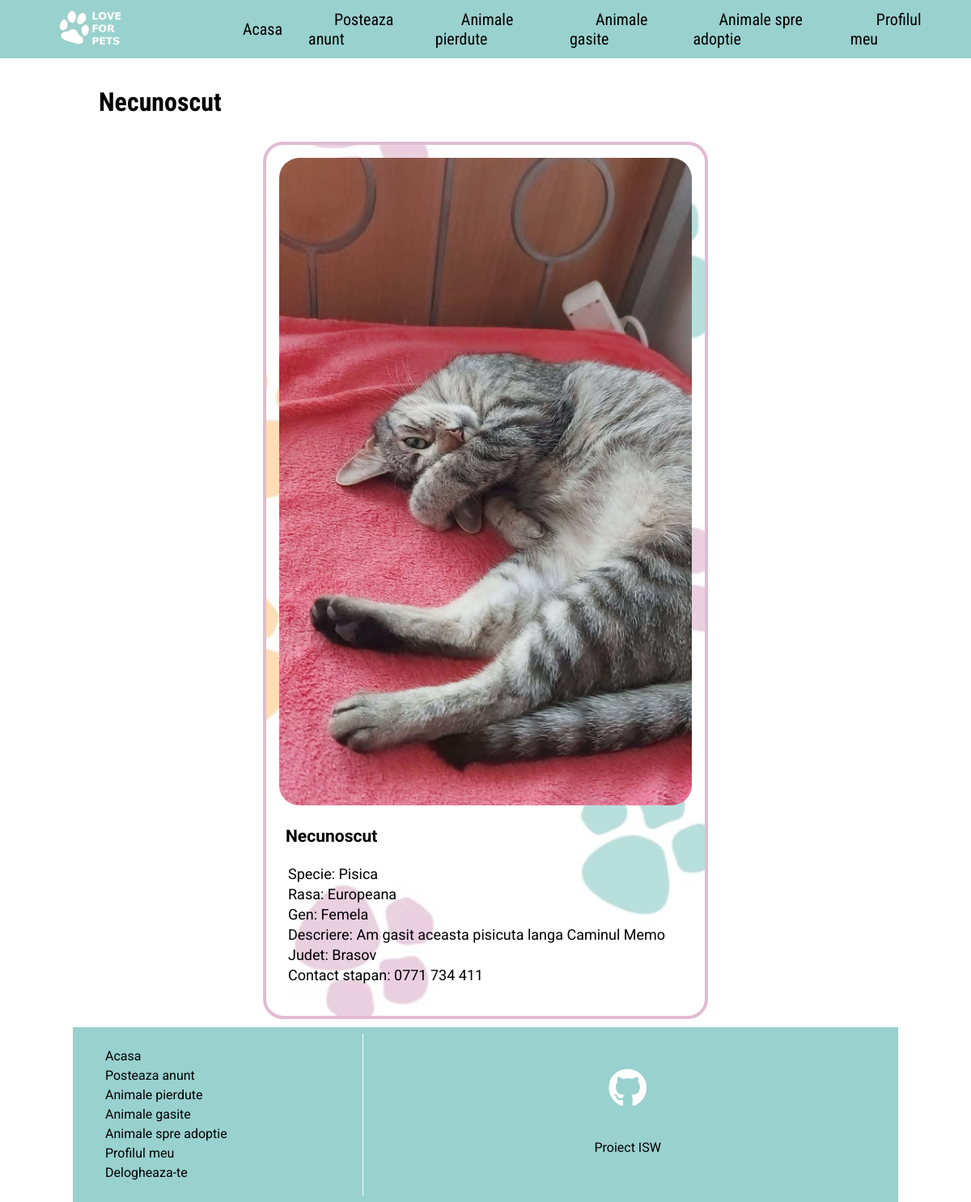
Screenshot of /foundinfo.php?id=5 (signed in) with the database file from the repository.
### tables this page shows
CREATE TABLE `found` (
  `name` varchar(101) NOT NULL,
  `species` varchar(101) NOT NULL,
  `breed` varchar(101) NOT NULL,
  `gen` varchar(101) NOT NULL,
  `description` varchar(101) NOT NULL,
  `city` varchar(101) NOT NULL,
  `date` varchar(101) NOT NULL,
  `image` varchar(601) NOT NULL,
  `id` int(101) NOT NULL,
  `contact` varchar(101) NOT NULL
);

### foundinfo.php (the view, shortened to what this page needs)
<!DOCTYPE html>
<html lang="en">
<head>
    <link rel="stylesheet" href="https://use.fontawesome.com/releases/v5.1.0/css/all.css">
    <link rel="stylesheet" href="style.css">
</head>
<body>
    <nav>
        <div id="logo-img">
            <a href="index.php">
                <img src="img/logo.png">
            </a>
        </div>
        <ul>
            <li>
                <a href="index.php">Acasa</a>
            </li>
            <li>
                <a href="#report">Posteaza anunt</a>
            </li>
            <li>
                <a href="lost.php">Animale pierdute</a>
            </li>
            <li>
                <a href="found.php">Animale gasite</a>
            </li>
            <li>
                <a href="adopt.php">Animale spre adoptie</a>
            </li>
            <li>
                <a href="profile.php">Profilul meu</a>
            </li>
        </ul>
    </nav>
    <main>
        <br><br><br><br>
        <?php
        $id = $_GET['id'];
        $con = mysqli_connect('localhost', 'root', '', 'iswproject');
        $count = "SELECT * FROM found where id=?";
        if ($stmt = $con->prepare($count)) {
            $stmt->bind_param('i', $id);
            $stmt->execute();
            $result = $stmt->get_result();
            $row = $result->fetch_object();
            echo '<h2 class="section-heading">';
            echo $row->name;
            echo '</h2>';
            echo '<section> ';
            echo '<div class="card-separate">
            <div class="card-image-separate">'; ?>
            <img src="img/found/<?php echo $row->image; ?>" alt="Card Image">
            <?php echo "</a> </div>";
            echo '<div class="card-description-separate">
            <h3>'; ?> <?php echo $row->name; ?> <?php echo '</h3> </a>';
            echo "<table>";
            echo "<tr>";
            echo "<td> Specie: " . $row->species . "</td>";
            echo "</tr>";
            echo "<tr>";
            echo "<td> Rasa: " . $row->breed . "</td>";
            echo "</tr>";
            echo "<tr>";
            echo "<td> Gen: " . $row->gen . "</td>";
            echo "</tr>";
            echo "<tr>";
            echo "<td> Descriere: " . $row->description . "</td>";
            echo "</tr>";
            echo "<tr>";
            echo "<td> Judet: " . $row->city . "</td>";
            echo "</tr>";
            echo "<tr>";
            echo "<td> Contact stapan: " . $row->contact . "</td>";
            echo "</tr>";
            echo "</table>";
            echo "<br>";
            echo '</div> </div>';
        } else {
            echo $con->error;
        }
        ?>
        </section>
        <footer>
            <div id="left-footer">
                <p>
                <ul>
                    <li>
                        <a href="index.php">Acasa</a>
                    </li>
                    <li>
                        <a href="#report">Posteaza anunt</a>
                    </li>
                    <li>
                        <a href="lost.php">Animale pierdute</a>
                    </li>
                    <li>
                        <a href="found.php">Animale gasite</a>
                    </li>
                    <li>
                        <a href="adopt.php">Animale spre adoptie</a>
                    </li>
                    <li>
                        <a href="profile.php">Profilul meu</a>
                    </li>
                    <li>
                        <a href="logout.php">Delogheaza-te</a>
                    </li>
                </ul>
                </p>
            </div>
            <div id="right-footer">
                <div id="social-media-footer">
                    <ul>
                        <li>
                            <a href="https://github.com/andreea-alexuta/ISWproject">
                                <i class="fab fa-github"></i>
                            </a>
                        </li>
                    </ul>
                </div>
                <p>Proiect ISW</p>
            </div>
        </footer>
    </main>
</body>
</html>

### style.css (style rules this page uses)
* { scroll-behavior: smooth; }
body { font-family: "Roboto", sans-serif; margin: 0; }
p { line-height: 1.5; }
main { margin: 0 auto; }
a { text-decoration: none; color: black; }
section { display: flex; justify-content: space-around; flex-wrap: wrap; }
.section-heading { font-size: 32px; font-family: "Roboto Condensed", sans-serif; transition: all 0.4s; display: inline-block; padding: 4px 32px; }
nav { height: 72px; background: #99d1ce; width: 100%; margin: 0; position: fixed; font-family: "Roboto Condensed", sans-serif; font-size: 20px; display: flex; justify-content: space-between; padding: 0 16px 0 0; box-sizing: border-box; z-index: 100; }
nav a { padding: 0 32px; color: black; transition: 0.4s; }
nav ul { display: flex; list-style: none; justify-content: space-around; align-items: center; height: 100%; margin: 0; }
#logo-img { display: flex; height: 100%; background: #99d1ce; padding: 0 32px; align-items: center; color: white; transition: 0.4s; }
#logo-img img { height: 100px; }
footer { background: #99d1ce; padding: 8px; color: black; display: flex; }
footer a { color: black; }
footer #left-footer { flex: 1; border-right: 1px solid #ffffff; padding-left: 32px; }
footer #left-footer ul { padding: 0; list-style: none; line-height: 1.5; }
footer #right-footer { flex: 2; padding: 8px; text-align: center; }
footer #social-media-footer a .fa-github { color: white; transition: 0.4s; }
footer #social-media-footer ul { display: flex; list-style: none; justify-content: center; padding: 0; }
footer #social-media-footer ul li { font-size: 48px; padding: 16px; transition: 0.4s; }
@media (min-width: 720px) { main { width: 95%; } }
@media (min-width: 720px) { .card-separate { width: 50%; } }
@media (min-width: 720px) { .card-separate .card-image-separate img { width: 100%; height: auto; max-height: 800px; } }
@media (min-width: 1200px) { main { width: 85%; } }
.card-separate { padding: 16px; background: url("img/card.png"); background-size: cover; background-position: center; border: 4px solid #e1bbd2; border-radius: 25px; margin-bottom: 10px; font-size: large; }
.card-image-separate { transition: transform 0.4s; }
.card-image-separate img { border-radius: 25px; transition: 0.4s; opacity: 0.95; object-fit: cover; width: auto; height: 300px; }
.card-separate .card-description-separate { padding: 0 8px; }

### rows the page displays
found: name "Necunoscut", image (picture), species "Pisica", breed "Europeana", gen "Femela", description "Am gasit aceasta pisicuta langa Caminul Memo", city "Brasov", contact "0771 734 411"
